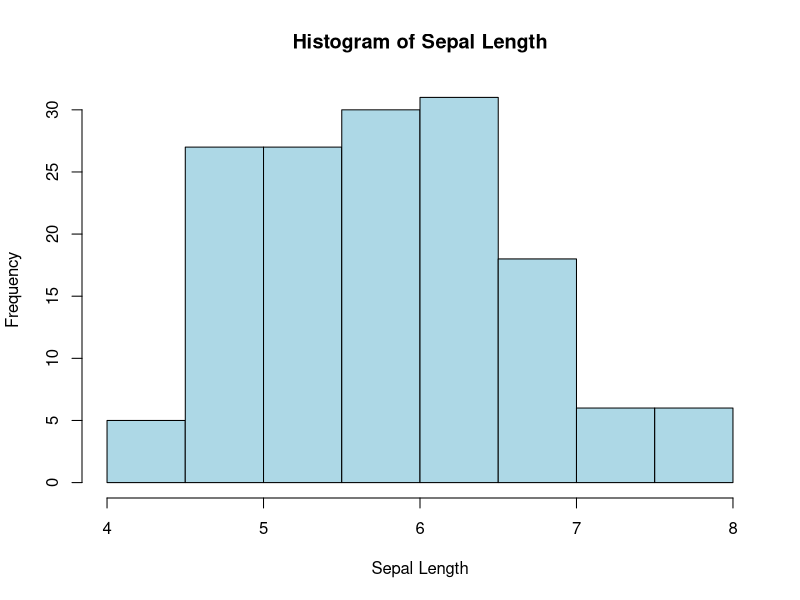
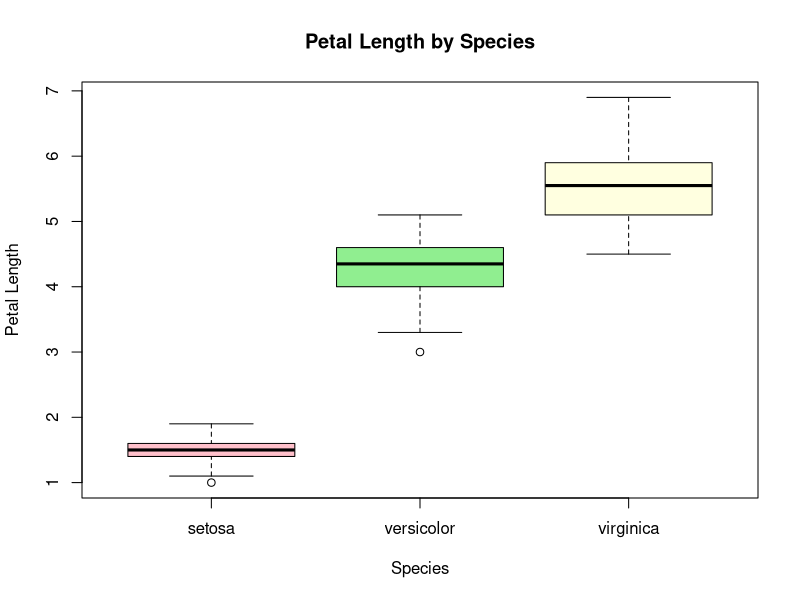
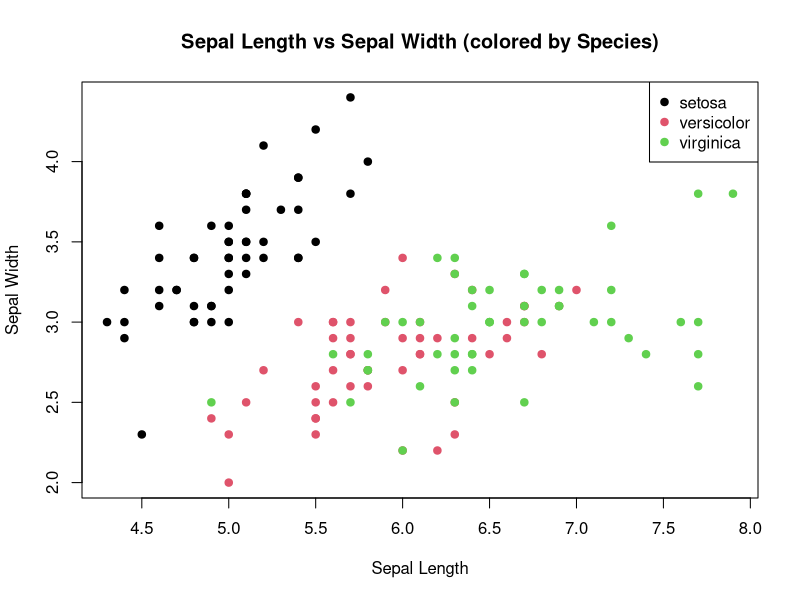
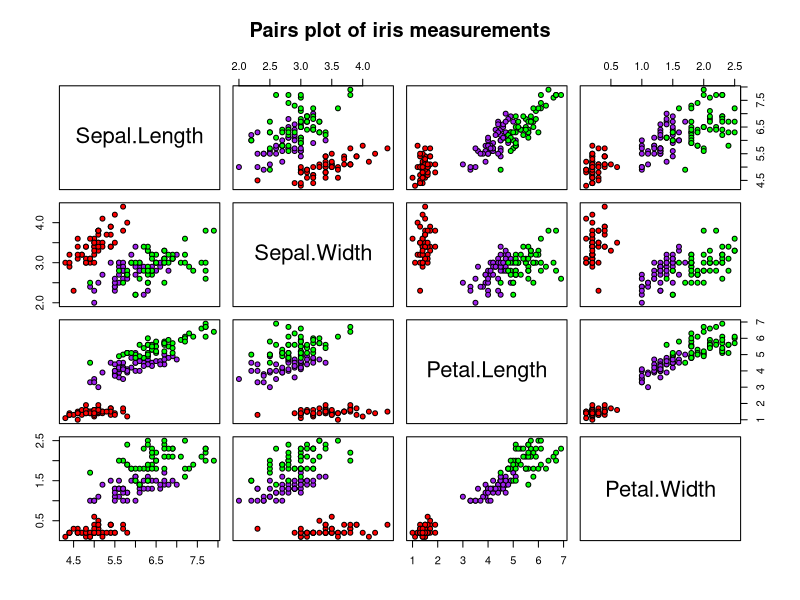

R code for these plots, in order:
#load built in iris dataset (150 observations, 4 measurements, 3 species)
data(iris)

#Preview structure and distribution by checking shape, ranges, and class balance before analysis
head(iris)
summary(iris)


#data cleaning 
sum(is.na(iris))
sum(duplicated(iris))

#complete unique observations
iris_clean<-iris[!duplicated(iris) & complete.cases(iris),]

#statistical summaries
sapply(iris[,1:4],mean)
sapply(iris[,1:4],sd)

#hints at species differences
aggregate(.~Species,data=iris,FUN=mean)

#Sepal.Length is roughly normally distributed with a slight right skew
hist(iris$Sepal.Length,
     main= "Histogram of Sepal Length",
     xlab= "Sepal Length",
     col= "lightblue")

#clear separation between species by petal length
boxplot(Petal.Length ~ Species, data = iris,
        main = "Petal Length by Species",
        xlab = "Species",
        ylab = "Petal Length",
        col = c("pink","lightgreen","lightyellow"))

#partial overlap between species wrt sepals
plot(iris$Sepal.Length,iris$Sepal.Width,
     col=as.integer(iris$Species),
     pch=19,
     xlab="Sepal Length",
     ylab="Sepal Width",
     main = "Sepal Length vs Sepal Width (colored by Species)")
legend("topright", legend=levels(iris$Species),pch=19,col=1:3)

#shows strong linear correlation between petal length and petal width
pairs(iris[1:4],
      main = "Pairs plot of iris measurements",
      pch = 21,
      bg=c("red","purple","green")[unclass(iris$Species)])

#correlation matrix
cor(iris[,1:4])

#one way anova test
aov_res<-aov(Sepal.Length~Species,data=iris)
summary(aov_res)

flower_index<-function(sepal_len, petal_len){
  return (sepal_len+petal_len)
}
print(flower_index(iris$Sepal.Length[1:6],iris$Petal.Length[1:6]))

petal_size_cat<-function(petal_len){
  ifelse(petal_len<2,"small",
         ifelse(petal_len<5,"medium","large"))
}
print(table(petal_size_cat(iris$Petal.Length)))
